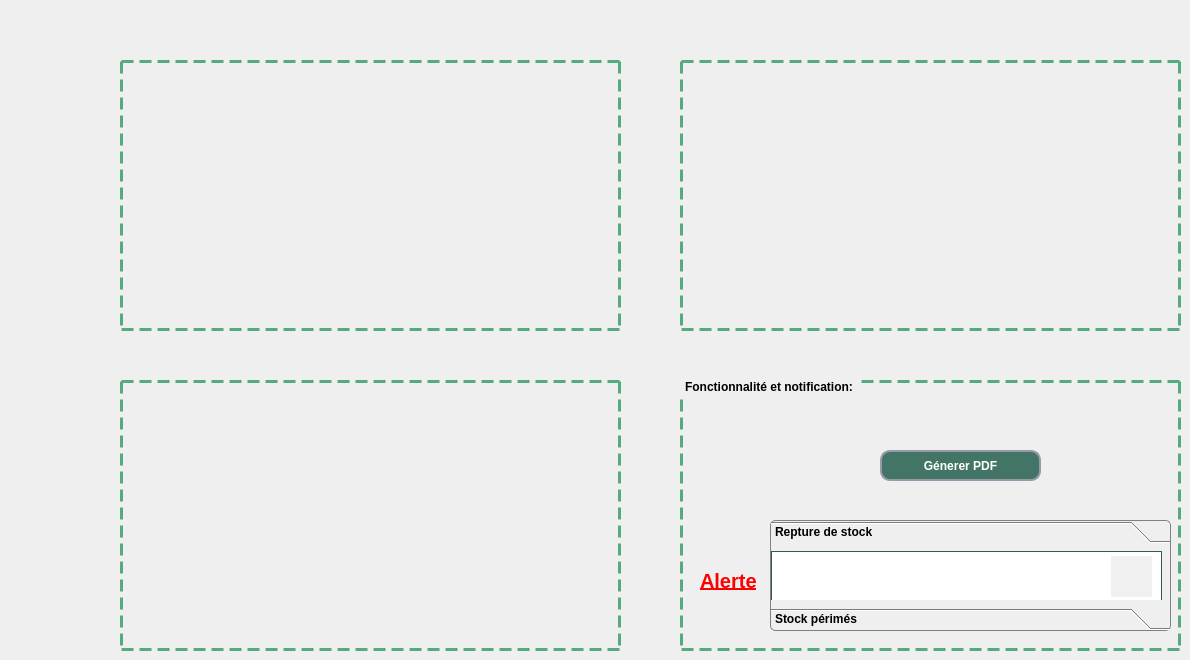
     <widget class="QWidget" name="tab">
      <attribute name="title">
       <string>Etude stock</string>
      </attribute>
      <widget class="QGroupBox" name="groupBox_2">
       <property name="geometry">
        <rect>
         <x>680</x>
         <y>380</y>
         <width>501</width>
         <height>271</height>
        </rect>
       </property>
       <property name="styleSheet">
        <string notr="true">QGroupBox {
    border: 3px dashed rgb(85, 170, 127);
    margin-top: 1ex; /* leave space at the top for the title */
font: 75 9pt &quot;MS Shell Dlg 2&quot;;
font-weight: bold;
}

QGroupBox::title {
    subcontrol-origin: margin;
    padding: 0 3px;
}</string>
       </property>
       <property name="title">
        <string>Fonctionnalité et notification:</string>
       </property>
       <widget class="QPushButton" name="pushButton_4">
        <property name="geometry">
         <rect>
          <x>200</x>
          <y>70</y>
          <width>161</width>
          <height>31</height>
         </rect>
        </property>
        <property name="styleSheet">
         <string notr="true">QPushButton{
 background: rgb(66, 117, 102);
border-radius:10px;
border-style:solid;
border-width:2px;
border-color:#9999aa;
color:white;
font: 75 8pt &quot;MS Shell Dlg 2&quot;;
font-weight: bold;
}
QPushButton:enabled{
 background-color: rgb(66, 117, 102);
color:white;
}

QPushButton:pressed{
 background-color: qlineargradient(spread:pad, x1:0.5, y1:0.0342727, x2:0.5, y2:1, stop:0 rgba(0, 255, 255, 255), stop:1 rgba(255, 255, 255, 255));
color:#fffffe;
}

QPushButton:hover:!pressed{
 background-color:   rgb(221,222,217);
color:#0c2f70;
}

QPushButton:disabled{
background-color:rgb(66, 117, 102);
color:#ffffff;
}
</string>
        </property>
        <property name="text">
         <string>Génerer PDF</string>
        </property>
       </widget>
       <widget class="QLabel" name="label_16">
        <property name="geometry">
         <rect>
          <x>120</x>
          <y>50</y>
          <width>61</width>
          <height>61</height>
         </rect>
        </property>
        <property name="text">
         <string/>
        </property>
        <property name="pixmap">
         <pixmap resource="iconn.qrc">:/ICON/331585408_556456159849722_8965214278401908655_n.png</pixmap>
        </property>
        <property name="scaledContents">
         <bool>true</bool>
        </property>
       </widget>
       <widget class="QToolBox" name="toolBox_2">
        <property name="geometry">
         <rect>
          <x>90</x>
          <y>140</y>
          <width>401</width>
          <height>111</height>
         </rect>
        </property>
        <property name="palette">
         <palette>
          <active>
           <colorrole role="Button">
            <brush brushstyle="LinearGradientPattern">
             <gradient startx="0.000000000000000" starty="0.000000000000000" endx="1.000000000000000" endy="0.000000000000000" type="LinearGradient" spread="PadSpread" coordinatemode="ObjectBoundingMode">
              <gradientstop position="0.000000000000000">
               <color alpha="255">
                <red>225</red>
                <green>225</green>
                <blue>225</blue>
               </color>
              </gradientstop>
              <gradientstop position="0.400000000000000">
               <color alpha="255">
                <red>221</red>
                <green>221</green>
                <blue>221</blue>
               </color>
              </gradientstop>
              <gradientstop position="0.500000000000000">
               <color alpha="255">
                <red>216</red>
                <green>216</green>
                <blue>216</blue>
               </color>
              </gradientstop>
              <gradientstop position="1.000000000000000">
               <color alpha="255">
                <red>211</red>
                <green>211</green>
                <blue>211</blue>
               </color>
              </gradientstop>
             </gradient>
            </brush>
           </colorrole>
           <colorrole role="Base">
            <brush brushstyle="LinearGradientPattern">
             <gradient startx="0.000000000000000" starty="0.000000000000000" endx="1.000000000000000" endy="0.000000000000000" type="LinearGradient" spread="PadSpread" coordinatemode="ObjectBoundingMode">
              <gradientstop position="0.000000000000000">
               <color alpha="255">
                <red>225</red>
                <green>225</green>
                <blue>225</blue>
               </color>
              </gradientstop>
              <gradientstop position="0.400000000000000">
               <color alpha="255">
                <red>221</red>
                <green>221</green>
                <blue>221</blue>
               </color>
              </gradientstop>
              <gradientstop position="0.500000000000000">
               <color alpha="255">
                <red>216</red>
                <green>216</green>
                <blue>216</blue>
               </color>
              </gradientstop>
              <gradientstop position="1.000000000000000">
               <color alpha="255">
                <red>211</red>
                <green>211</green>
                <blue>211</blue>
               </color>
              </gradientstop>
             </gradient>
            </brush>
           </colorrole>
           <colorrole role="Window">
            <brush brushstyle="LinearGradientPattern">
             <gradient startx="0.000000000000000" starty="0.000000000000000" endx="1.000000000000000" endy="0.000000000000000" type="LinearGradient" spread="PadSpread" coordinatemode="ObjectBoundingMode">
              <gradientstop position="0.000000000000000">
               <color alpha="255">
                <red>225</red>
                <green>225</green>
                <blue>225</blue>
               </color>
              </gradientstop>
              <gradientstop position="0.400000000000000">
               <color alpha="255">
                <red>221</red>
                <green>221</green>
                <blue>221</blue>
               </color>
              </gradientstop>
              <gradientstop position="0.500000000000000">
               <color alpha="255">
                <red>216</red>
                <green>216</green>
                <blue>216</blue>
               </color>
              </gradientstop>
              <gradientstop position="1.000000000000000">
               <color alpha="255">
                <red>211</red>
                <green>211</green>
                <blue>211</blue>
               </color>
              </gradientstop>
             </gradient>
            </brush>
           </colorrole>
          </active>
          <inactive>
           <colorrole role="Button">
            <brush brushstyle="LinearGradientPattern">
             <gradient startx="0.000000000000000" starty="0.000000000000000" endx="1.000000000000000" endy="0.000000000000000" type="LinearGradient" spread="PadSpread" coordinatemode="ObjectBoundingMode">
              <gradientstop position="0.000000000000000">
               <color alpha="255">
                <red>225</red>
                <green>225</green>
                <blue>225</blue>
               </color>
              </gradientstop>
              <gradientstop position="0.400000000000000">
               <color alpha="255">
                <red>221</red>
                <green>221</green>
                <blue>221</blue>
               </color>
              </gradientstop>
              <gradientstop position="0.500000000000000">
               <color alpha="255">
                <red>216</red>
                <green>216</green>
                <blue>216</blue>
               </color>
              </gradientstop>
              <gradientstop position="1.000000000000000">
               <color alpha="255">
                <red>211</red>
                <green>211</green>
                <blue>211</blue>
               </color>
              </gradientstop>
             </gradient>
            </brush>
           </colorrole>
           <colorrole role="Base">
            <brush brushstyle="LinearGradientPattern">
             <gradient startx="0.000000000000000" starty="0.000000000000000" endx="1.000000000000000" endy="0.000000000000000" type="LinearGradient" spread="PadSpread" coordinatemode="ObjectBoundingMode">
              <gradientstop position="0.000000000000000">
               <color alpha="255">
                <red>225</red>
                <green>225</green>
                <blue>225</blue>
               </color>
              </gradientstop>
              <gradientstop position="0.400000000000000">
               <color alpha="255">
                <red>221</red>
                <green>221</green>
                <blue>221</blue>
               </color>
              </gradientstop>
              <gradientstop position="0.500000000000000">
               <color alpha="255">
                <red>216</red>
                <green>216</green>
                <blue>216</blue>
               </color>
              </gradientstop>
              <gradientstop position="1.000000000000000">
               <color alpha="255">
                <red>211</red>
                <green>211</green>
                <blue>211</blue>
               </color>
              </gradientstop>
             </gradient>
            </brush>
           </colorrole>
           <colorrole role="Window">
            <brush brushstyle="LinearGradientPattern">
             <gradient startx="0.000000000000000" starty="0.000000000000000" endx="1.000000000000000" endy="0.000000000000000" type="LinearGradient" spread="PadSpread" coordinatemode="ObjectBoundingMode">
              <gradientstop position="0.000000000000000">
               <color alpha="255">
                <red>225</red>
                <green>225</green>
                <blue>225</blue>
               </color>
              </gradientstop>
              <gradientstop position="0.400000000000000">
               <color alpha="255">
                <red>221</red>
                <green>221</green>
                <blue>221</blue>
               </color>
              </gradientstop>
              <gradientstop position="0.500000000000000">
               <color alpha="255">
                <red>216</red>
                <green>216</green>
                <blue>216</blue>
               </color>
              </gradientstop>
              <gradientstop position="1.000000000000000">
               <color alpha="255">
                <red>211</red>
                <green>211</green>
                <blue>211</blue>
               </color>
              </gradientstop>
             </gradient>
            </brush>
           </colorrole>
          </inactive>
          <disabled>
           <colorrole role="Button">
            <brush brushstyle="LinearGradientPattern">
             <gradient startx="0.000000000000000" starty="0.000000000000000" endx="1.000000000000000" endy="0.000000000000000" type="LinearGradient" spread="PadSpread" coordinatemode="ObjectBoundingMode">
              <gradientstop position="0.000000000000000">
               <color alpha="255">
                <red>225</red>
                <green>225</green>
                <blue>225</blue>
               </color>
              </gradientstop>
              <gradientstop position="0.400000000000000">
               <color alpha="255">
                <red>221</red>
                <green>221</green>
                <blue>221</blue>
               </color>
              </gradientstop>
              <gradientstop position="0.500000000000000">
               <color alpha="255">
                <red>216</red>
                <green>216</green>
                <blue>216</blue>
               </color>
              </gradientstop>
              <gradientstop position="1.000000000000000">
               <color alpha="255">
                <red>211</red>
                <green>211</green>
                <blue>211</blue>
               </color>
              </gradientstop>
             </gradient>
            </brush>
           </colorrole>
           <colorrole role="Base">
            <brush brushstyle="LinearGradientPattern">
             <gradient startx="0.000000000000000" starty="0.000000000000000" endx="1.000000000000000" endy="0.000000000000000" type="LinearGradient" spread="PadSpread" coordinatemode="ObjectBoundingMode">
              <gradientstop position="0.000000000000000">
               <color alpha="255">
                <red>225</red>
                <green>225</green>
                <blue>225</blue>
               </color>
              </gradientstop>
              <gradientstop position="0.400000000000000">
               <color alpha="255">
                <red>221</red>
                <green>221</green>
                <blue>221</blue>
               </color>
              </gradientstop>
              <gradientstop position="0.500000000000000">
               <color alpha="255">
                <red>216</red>
                <green>216</green>
                <blue>216</blue>
               </color>
              </gradientstop>
              <gradientstop position="1.000000000000000">
               <color alpha="255">
                <red>211</red>
                <green>211</green>
                <blue>211</blue>
               </color>
              </gradientstop>
             </gradient>
            </brush>
           </colorrole>
           <colorrole role="Window">
            <brush brushstyle="LinearGradientPattern">
             <gradient startx="0.000000000000000" starty="0.000000000000000" endx="1.000000000000000" endy="0.000000000000000" type="LinearGradient" spread="PadSpread" coordinatemode="ObjectBoundingMode">
              <gradientstop position="0.000000000000000">
               <color alpha="255">
                <red>225</red>
                <green>225</green>
                <blue>225</blue>
               </color>
              </gradientstop>
              <gradientstop position="0.400000000000000">
               <color alpha="255">
                <red>221</red>
                <green>221</green>
                <blue>221</blue>
               </color>
              </gradientstop>
              <gradientstop position="0.500000000000000">
               <color alpha="255">
                <red>216</red>
                <green>216</green>
                <blue>216</blue>
               </color>
              </gradientstop>
              <gradientstop position="1.000000000000000">
               <color alpha="255">
                <red>211</red>
                <green>211</green>
                <blue>211</blue>
               </color>
              </gradientstop>
             </gradient>
            </brush>
           </colorrole>
          </disabled>
         </palette>
        </property>
        <property name="font">
         <font>
          <weight>75</weight>
          <bold>true</bold>
          <underline>false</underline>
          <strikeout>false</strikeout>
          <kerning>true</kerning>
         </font>
        </property>
        <property name="mouseTracking">
         <bool>false</bool>
        </property>
        <property name="tabletTracking">
         <bool>false</bool>
        </property>
        <property name="styleSheet">
         <string notr="true">QToolBox {
background: qlineargradient(x1:0, y1:0, x2:1, y2:0,
stop:0 #E1E1E1, stop: 0.4 #DDDDDD,
stop: 0.5 #D8D8D8, stop: 1.0 #D3D3D3);
border: 1px solid gray;
border-radius: 5px;

}

QToolBox ::hover {
background: #d0d0d0;
}
QToolBox ::pressed {
 background: rgb(66, 117, 102);
}

QToolBox ::down-arrow {
width: 0;
height: 0;
border-style: solid;
border-width: 6px 6px 0 6px;
border-color: gray transparent transparent transparent;
}
QToolBox ::drop-down {
subcontrol-origin: padding;
subcontrol-position: top right;
width: 20px;
border-left-width: 1px;
border-left-color: gray;
border-left-style: solid;
border-top-right-radius: 3px;
border-bottom-right-radius: 3px;
background: qlineargradient(x1: 0, y1: 0, x2: 1, y2: 1, stop: 0 #f0f0f0, stop: 1 #d8d8d8);

}


</string>
        </property>
        <property name="currentIndex">
         <number>0</number>
        </property>
        <property name="tabSpacing">
         <number>8</number>
        </property>
        <widget class="QWidget" name="page_13">
         <property name="geometry">
          <rect>
           <x>0</x>
           <y>0</y>
           <width>399</width>
           <height>45</height>
          </rect>
         </property>
         <attribute name="label">
          <string>Repture de stock</string>
         </attribute>
         <widget class="QLabel" name="label_37">
          <property name="geometry">
           <rect>
            <x>340</x>
            <y>5</y>
            <width>41</width>
            <height>41</height>
           </rect>
          </property>
          <property name="styleSheet">
           <string notr="true">QLabel{
	background: rgb(240, 240, 240);
	}</string>
          </property>
          <property name="text">
           <string/>
          </property>
          <property name="pixmap">
           <pixmap resource="iconn.qrc">:/ICON/331430109_901253524357909_6677201790829374939_n.png</pixmap>
          </property>
          <property name="scaledContents">
           <bool>true</bool>
          </property>
         </widget>
         <widget class="QTextBrowser" name="textBrowser_2">
          <property name="geometry">
           <rect>
            <x>0</x>
            <y>0</y>
            <width>391</width>
            <height>61</height>
           </rect>
          </property>
         </widget>
         <zorder>textBrowser_2</zorder>
         <zorder>label_37</zorder>
        </widget>
        <widget class="QWidget" name="page_14">
         <property name="geometry">
          <rect>
           <x>0</x>
           <y>0</y>
           <width>100</width>
           <height>30</height>
          </rect>
         </property>
         <attribute name="label">
          <string>Stock périmés</string>
         </attribute>
         <widget class="QLabel" name="label_38">
          <property name="geometry">
           <rect>
            <x>340</x>
            <y>10</y>
            <width>41</width>
            <height>41</height>
           </rect>
          </property>
          <property name="styleSheet">
           <string notr="true">QLabel{
	background: rgb(240, 240, 240);
	}</string>
          </property>
          <property name="text">
           <string/>
          </property>
          <property name="pixmap">
           <pixmap resource="iconn.qrc">:/ICON/331430109_901253524357909_6677201790829374939_n.png</pixmap>
          </property>
          <property name="scaledContents">
           <bool>true</bool>
          </property>
         </widget>
         <widget class="QTextBrowser" name="textBrowser_alertecafe_2">
          <property name="geometry">
           <rect>
            <x>0</x>
            <y>0</y>
            <width>391</width>
            <height>51</height>
           </rect>
          </property>
         </widget>
         <zorder>textBrowser_alertecafe_2</zorder>
         <zorder>label_38</zorder>
        </widget>
       </widget>
       <widget class="QLabel" name="label_28">
        <property name="enabled">
         <bool>true</bool>
        </property>
        <property name="geometry">
         <rect>
          <x>20</x>
          <y>190</y>
          <width>61</width>
          <height>21</height>
         </rect>
        </property>
        <property name="font">
         <font>
          <pointsize>15</pointsize>
          <weight>75</weight>
          <bold>true</bold>
          <underline>true</underline>
         </font>
        </property>
        <property name="acceptDrops">
         <bool>false</bool>
        </property>
        <property name="autoFillBackground">
         <bool>false</bool>
        </property>
        <property name="styleSheet">
         <string notr="true">QLabel{

  color:rgb(255, 0, 0);
	}</string>
        </property>
        <property name="text">
         <string>Alerte</string>
        </property>
       </widget>
      </widget>
      <widget class="QLabel" name="label_stat">
       <property name="geometry">
        <rect>
         <x>120</x>
         <y>60</y>
         <width>501</width>
         <height>271</height>
        </rect>
       </property>
       <property name="styleSheet">
        <string notr="true">QLabel {
    border: 3px dashed rgb(85, 170, 127);
    margin-top: 1ex; /* leave space at the top for the title */
font: 75 9pt &quot;MS Shell Dlg 2&quot;;
font-weight: bold;
}

</string>
       </property>
       <property name="text">
        <string/>
       </property>
      </widget>
      <widget class="QLabel" name="label_stat_2">
       <property name="geometry">
        <rect>
         <x>120</x>
         <y>380</y>
         <width>501</width>
         <height>271</height>
        </rect>
       </property>
       <property name="styleSheet">
        <string notr="true">QLabel {
    border: 3px dashed rgb(85, 170, 127);
    margin-top: 1ex; /* leave space at the top for the title */
font: 75 9pt &quot;MS Shell Dlg 2&quot;;
font-weight: bold;
}

</string>
       </property>
       <property name="text">
        <string/>
       </property>
      </widget>
      <widget class="QLabel" name="label_stat3">
       <property name="geometry">
        <rect>
         <x>680</x>
         <y>60</y>
         <width>501</width>
         <height>271</height>
        </rect>
       </property>
       <property name="styleSheet">
        <string notr="true">QLabel {
    border: 3px dashed rgb(85, 170, 127);
    margin-top: 1ex; /* leave space at the top for the title */
font: 75 9pt &quot;MS Shell Dlg 2&quot;;
font-weight: bold;
}
</string>
       </property>
       <property name="text">
        <string/>
       </property>
      </widget>
     </widget>
